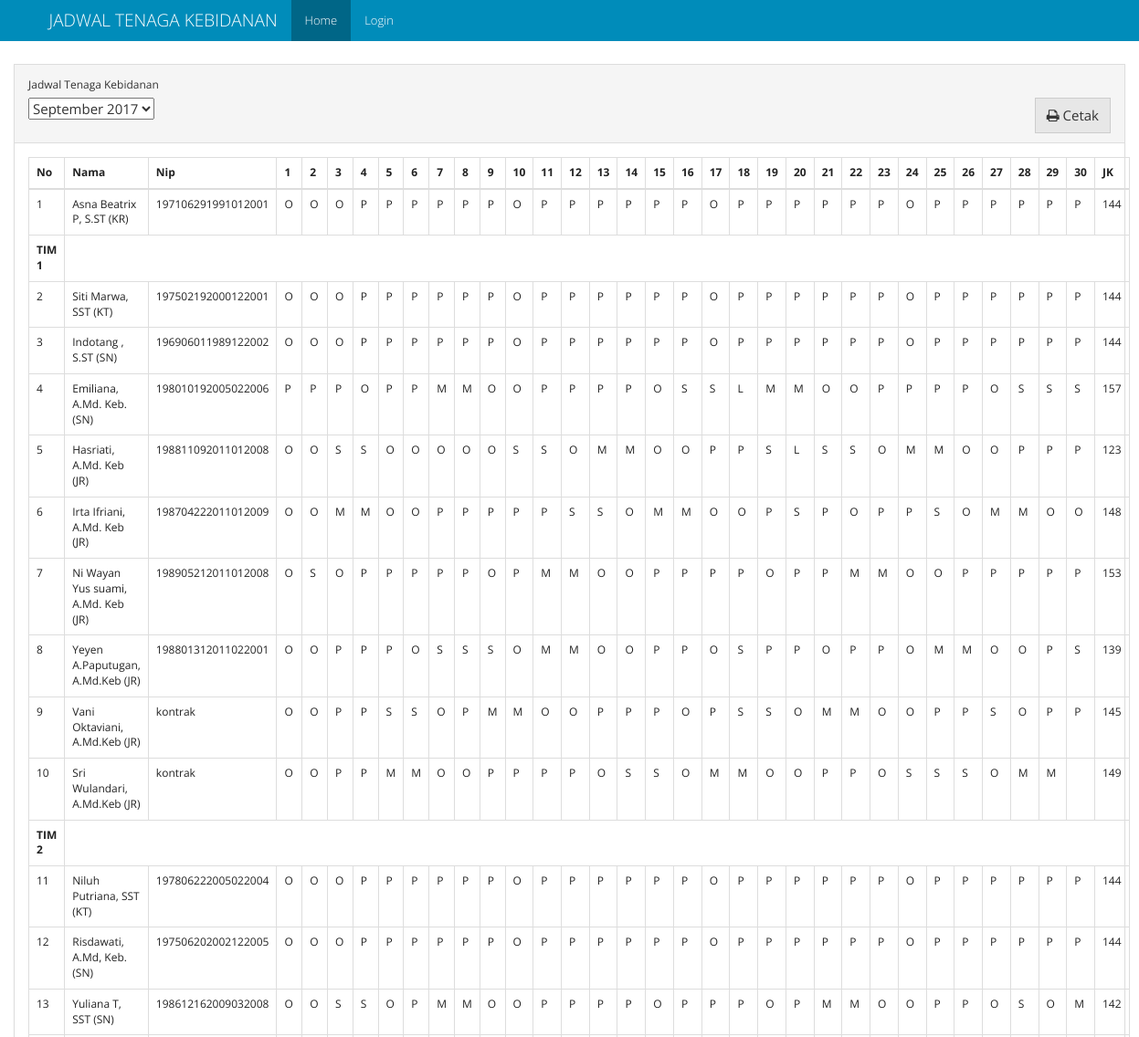
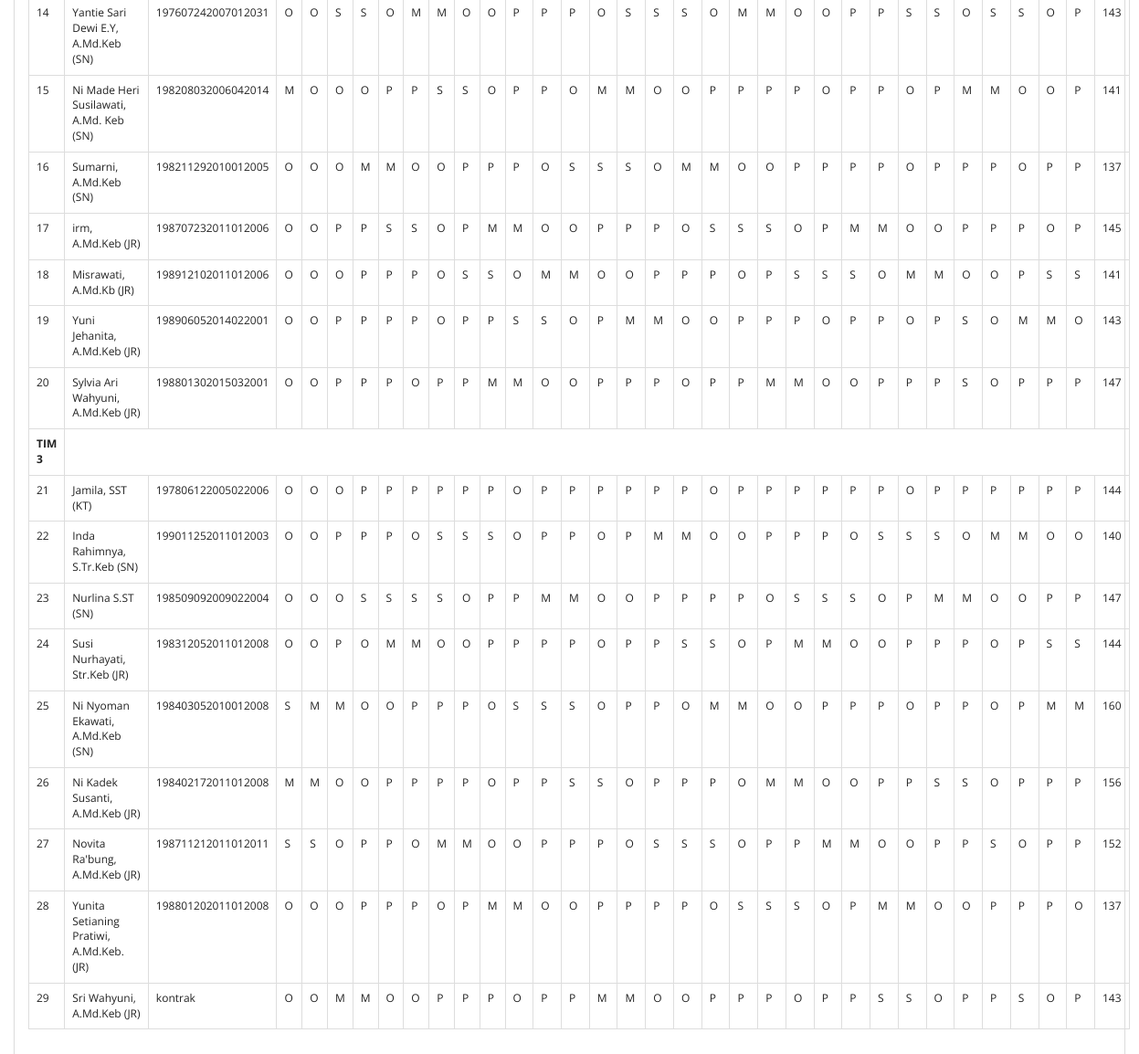
The page / on the database its author committed (2 pictures, top to bottom).
### models.py (models this page shows, shortened)
class Schedules(db.Model):
    id = db.Column(db.Integer, primary_key=True)
    periode_id = db.Column(db.Integer, db.ForeignKey("periode.id"), nullable=False)
    bidan_id = db.Column(db.Integer, db.ForeignKey("bidan.id", ondelete='SET NULL'), nullable=True)
    shift = db.Column(db.Text, default="", nullable=True)
    rest_shift = db.Column(db.Text, default="CLEAR", nullable=True)
    name = db.Column(db.String(50), nullable=True)
    nip = db.Column(db.String(20), nullable=True)
    officer = db.Column(db.String(20), nullable=True)
    tim = db.Column(db.String(10), nullable=True)

### views.py (the view)
@app.route("/", methods=['GET', 'POST'])
def homepage():
    table_query = Schedules.query \
        .join(Periode) \
        .add_columns(Schedules.id.label("schedule_id"), Schedules.officer, Schedules.nip, Schedules.name, Schedules.shift, Schedules.rest_shift, Schedules.tim, Periode.id, Periode.periode)
    table_periode = table_query.order_by(Periode.periode.desc()).group_by(Periode.periode).all()
    list_periode = []
    for periode in table_periode:
        pr = {}
        pr["id"] = periode.periode.strftime("%Y-%m-%d")
        pr["periode"] = periode.periode.strftime("%B %Y")
        list_periode.append(pr)
    if request.method == 'POST':
        periode_periode = request.form["select-periode"]
    else:
        periode_periode = list_periode[0]["id"]
    periode_split = periode_periode.split("-")
    periode_date = datetime.date(int(periode_split[0]), int(periode_split[1]), 1)
    days = calendar.monthrange(periode_date.year, periode_date.month)[1]
    kt = [shift_list(table_query.filter((Schedules.officer == "KT") & (Schedules.tim == "tim1")).filter(Periode.periode == periode_date).all()),
          shift_list(table_query.filter((Schedules.officer == "KT") & (Schedules.tim == "tim2")).filter(Periode.periode == periode_date).all()),
          shift_list(table_query.filter((Schedules.officer == "KT") & (Schedules.tim == "tim3")).filter(Periode.periode == periode_date).all())]
    tim = [shift_list(table_query.filter((Schedules.tim == "tim1") & (Schedules.officer != "KT")).filter(Periode.periode == periode_date).order_by(Schedules.bidan_id.asc()).all()),
           shift_list(table_query.filter((Schedules.tim == "tim2") & (Schedules.officer != "KT")).filter(Periode.periode == periode_date).order_by(Schedules.bidan_id.asc()).all()),
           shift_list(table_query.filter((Schedules.tim == "tim3") & (Schedules.officer != "KT")).filter(Periode.periode == periode_date).order_by(Schedules.bidan_id.asc()).all())]
    periode_schedule = {"kr": shift_list(table_query.filter(Schedules.officer == "KR").filter(Periode.periode == periode_date).all()),
                        "kt": kt, "tim": tim}
    return render_template('home.html', periode=list_periode, table=periode_schedule, periode_value=periode_periode, days=days)

### app.py (called while the page is built)
@app.before_request
def _before_request():
    g.user = current_user

### views.py (called while the page is built)
def shift_list(obj):
    new_obj = []
    for result in obj:
        temp_obj = {}
        temp_obj["id"] = result.id
        temp_obj["name"] = result.name
        temp_obj["officer"] = result.officer
        temp_obj["tim"] = result.tim
        temp_obj["nip"] = result.nip
        shift = ''.join(result.shift.split())
        if shift != "" and shift != "CLEAR":
            temp_obj["shift"] = result.shift.split(",")
        else:
            temp_obj["shift"] = None
        rest_shift = ''.join(result.rest_shift.split())
        if rest_shift != "" and rest_shift != "CLEAR":
            temp_obj["rest_shift"] = result.rest_shift.split(",")
        else:
            temp_obj["rest_shift"] = None
        temp_obj['total_jam_kerja'] = get_hours_total(temp_obj)
        temp_obj["schedule_id"] = result.schedule_id
        new_obj.append(temp_obj)
    return new_obj

### templates/home.html (shortened to what this page needs)
{% extends "base.html" %}
{% from "macro/shift_element.html" import shift_element %}
{% block class_container %}container-fluid{% endblock %}
{% block nav_home %} active {% endblock %}
{%  block content %}
<div class="panel panel-default">
		  <div class="panel-heading">
		  	  <div class="form-group">
		    <label for="select-periode">Jadwal Tenaga Kebidanan</label>
				  <form action="/" id="form-periode" class="form form-inline" method="post">
					  <select  name="select-periode" id="select-periode">
						{% for pr in periode %}
							<option value="{{pr['id']}}">{{pr['periode']}}</option>
						{% endfor %}
					  </select>
                      <button id="cetak-jadwal" class="btn btn-default pull-right"> <i class="fa fa-print" aria-hidden="true"></i>  Cetak</button>
				  </form>
		  </div>
		  </div>
		  <div class="panel-body">
                <table class="table table-bordered table-responsive">
                  <thead>
                    <tr>
                      <th>No</th>
                      <th>Nama</th>
                      <th>Nip</th>
                      {% for i in range(days) %}
                        <th>{{loop.index}}</th>
                      {% endfor %}
                        <th>JK</th>
                    </tr>
                  </thead>
                  <tbody>
                    <tr>
                      <td class="table-number">-</td>
                      {% for table in table['kr'] %}
                          <td>{{ table.name }} ({{table.officer}})</td>
                          <td>{{ table.nip|default('<unknown>', True) }}</td>
                          {{ shift_element(table,days) }}
                        <td>{{ table.total_jam_kerja}}</td>
                      {% endfor %}
                    </tr>
                    {% for i in range(0, (table['kt']) | length) %}
                        <tr>
                          <td><strong>TIM {{ loop.index }}</strong></td>
                        </tr>
                        <tr>
                          <td class="table-number">-</td>
                          {% for table in table['kt'][i] %}
                              <td>{{ table.name }} ({{table.officer}})</td>
                              <td>{{ table.nip|default('<unknown>', True) }}</td>
                              {{ shift_element(table,days) }}
                            <td>{{ table.total_jam_kerja}}</td>
                          {% endfor %}
                        </tr>
                        {% for table in table['tim'][i] %}
                          <tr>
                              <td class="table-number">-</td>
                              <td>{{ table.name }} ({{table.officer}})</td>
                              <td>{{ table.nip|default('<unknown>', True) }}</td>
                              {{ shift_element(table,days) }}
                              <td>{{ table.total_jam_kerja}}</td>
                          </tr>
                        {% endfor %}
                    {% endfor %}
                  </tbody>
                </table>
		  </div>
		</div>
{% endblock %}

### templates/base.html (shortened to what this page needs)
<!DOCTYPE html>
<html lang="en">
<head>
    <link rel="stylesheet" href="{{ url_for('static', filename='css/bootstrap.min.css')}}">
    <link rel="stylesheet" href="{{ url_for('static', filename='css/font-awesome.css')}}">
</head>
<body>
<nav class="navbar navbar-inverse navbar-fixed-top">
    <div class="container">
        <div class="navbar-header">
            <a class="navbar-brand" href="#">{% block branding %}JADWAL TENAGA KEBIDANAN{% endblock %}</a>
        </div>
        <div id="navbar" class="collapse navbar-collapse">
            <ul class="nav navbar-nav">
                <li class="{% block nav_home %}{% endblock %}"><a href="{{ url_for('homepage') }}">Home</a></li>
                {% if g.user.is_authenticated %}
                    <li class="{% block nav_penjadwalan %}{% endblock %}"><a href="{{ url_for('penjadwalan') }}">Penjadwalan</a></li>
                    <li class="{% block nav_setting %}{% endblock %}"><a href="{{ url_for('setting') }}">Pengaturan Proses</a></li>
                    <li class=""><a href="/admin/">Admin</a></li>
                    <li><a href="{{ url_for('logout') }}">Logout</a></li>
                {% else %}
                    <li class="{% block nav_login %}{% endblock %}"><a href="{{ url_for('login') }}">Login</a></li>
                {% endif %}
            </ul>
        </div>
    </div>
</nav>
<div class="{% block class_container %}container{% endblock %}" style="margin-top: 70px;">
    {% block content %}
    {% endblock %}
</div>
</body>
</html>

### templates/macro/shift_element.html
{% macro shift_element(table,days) %}
  {% if table.rest_shift %}
    {% for i in range(days) %}
        {% if table.rest_shift[i] != '-' %}
            <td><strong>{{ table.rest_shift[i] }}</strong></td>
        {% else %}
            {% if table.shift %}
                <td>{{ table.shift[i] }}</td>
            {% else %}
                <td><strong>-</strong></td>
            {% endif %}
        {% endif %}
    {% endfor %}
  {% elif table.shift %}
    {% for i in range(days) %}
        <td>{{ table.shift[i] }}</td>
    {% endfor %}
  {% else %}
    {% for i in range(days) %}
        <td>-</td>
    {% endfor %}
  {% endif %}
{% endmacro %}

### rows shown on the page
Schedules: name "Asna Beatrix P, S.ST", officer "KR", nip "197106291991012001", shift "O" "O" "O" "P" "P" "P" "P" "P" "P" "O" "P" "P" "P" "P" "P" "P" "O" "P" "P" "P" "P" "P" "P" "O" "P" "P" "P" "P" "P" "P", total_jam_kerja "144"
Schedules: name "Siti Marwa, SST", officer "KT", nip "197502192000122001", shift "O" "O" "O" "P" "P" "P" "P" "P" "P" "O" "P" "P" "P" "P" "P" "P" "O" "P" "P" "P" "P" "P" "P" "O" "P" "P" "P" "P" "P" "P", total_jam_kerja "144"
Schedules: name "Indotang , S.ST", officer "SN", nip "196906011989122002", shift "O" "O" "O" "P" "P" "P" "P" "P" "P" "O" "P" "P" "P" "P" "P" "P" "O" "P" "P" "P" "P" "P" "P" "O" "P" "P" "P" "P" "P" "P", total_jam_kerja "144"
Schedules: name "Emiliana, A.Md. Keb.", officer "SN", nip "198010192005022006", shift "P" "P" "P" "O" "P" "P" "M" "M" "O" "O" "P" "P" "P" "P" "O" "S" "S" "L" "M" "M" "O" "O" "P" "P" "P" "P" "O" "S" "S" "S", total_jam_kerja "157"
Schedules: name "Hasriati, A.Md. Keb", officer "JR", nip "198811092011012008", shift "O" "O" "S" "S" "O" "O" "O" "O" "O" "S" "S" "O" "M" "M" "O" "O" "P" "P" "S" "L" "S" "S" "O" "M" "M" "O" "O" "P" "P" "P", total_jam_kerja "123"
Schedules: name "Irta Ifriani, A.Md. Keb", officer "JR", nip "198704222011012009", shift "O" "O" "M" "M" "O" "O" "P" "P" "P" "P" "P" "S" "S" "O" "M" "M" "O" "O" "P" "S" "P" "O" "P" "P" "S" "O" "M" "M" "O" "O", total_jam_kerja "148"
Schedules: name "Ni Wayan Yus suami, A.Md. Keb", officer "JR", nip "198905212011012008", shift "O" "S" "O" "P" "P" "P" "P" "P" "O" "P" "M" "M" "O" "O" "P" "P" "P" "P" "O" "P" "P" "M" "M" "O" "O" "P" "P" "P" "P" "P", total_jam_kerja "153"
Schedules: name "Yeyen A.Paputugan, A.Md.Keb", officer "JR", nip "198801312011022001", shift "O" "O" "P" "P" "P" "O" "S" "S" "S" "O" "M" "M" "O" "O" "P" "P" "O" "S" "P" "P" "O" "P" "P" "O" "M" "M" "O" "O" "P" "S", total_jam_kerja "139"
Schedules: name "Vani Oktaviani, A.Md.Keb", officer "JR", nip "kontrak", shift "O" "O" "P" "P" "S" "S" "O" "P" "M" "M" "O" "O" "P" "P" "P" "O" "P" "S" "S" "O" "M" "M" "O" "O" "P" "P" "S" "O" "P" "P", total_jam_kerja "145"
Schedules: name "Sri Wulandari, A.Md.Keb", officer "JR", nip "kontrak", shift "O" "O" "P" "P" "M" "M" "O" "O" "P" "P" "P" "P" "O" "S" "S" "O" "M" "M" "O" "O" "P" "P" "O" "S" "S" "S" "O" "M" "M", total_jam_kerja "149"
Schedules: name "Niluh Putriana, SST", officer "KT", nip "197806222005022004", shift "O" "O" "O" "P" "P" "P" "P" "P" "P" "O" "P" "P" "P" "P" "P" "P" "O" "P" "P" "P" "P" "P" "P" "O" "P" "P" "P" "P" "P" "P", total_jam_kerja "144"
Schedules: name "Risdawati, A.Md, Keb.", officer "SN", nip "197506202002122005", shift "O" "O" "O" "P" "P" "P" "P" "P" "P" "O" "P" "P" "P" "P" "P" "P" "O" "P" "P" "P" "P" "P" "P" "O" "P" "P" "P" "P" "P" "P", total_jam_kerja "144"
Schedules: name "Yuliana T, SST", officer "SN", nip "198612162009032008", shift "O" "O" "S" "S" "O" "P" "M" "M" "O" "O" "P" "P" "P" "P" "O" "P" "P" "P" "O" "P" "M" "M" "O" "O" "P" "P" "O" "S" "O" "M", total_jam_kerja "142"
Schedules: name "Yantie Sari Dewi E.Y, A.Md.Keb", officer "SN", nip "197607242007012031", shift "O" "O" "S" "S" "O" "M" "M" "O" "O" "P" "P" "P" "O" "S" "S" "S" "O" "M" "M" "O" "O" "P" "P" "S" "S" "O" "S" "S" "O" "P", total_jam_kerja "143"
Schedules: name "Ni Made Heri Susilawati, A.Md. Keb", officer "SN", nip "198208032006042014", shift "M" "O" "O" "O" "P" "P" "S" "S" "O" "P" "P" "O" "M" "M" "O" "O" "P" "P" "P" "P" "O" "P" "P" "O" "P" "M" "M" "O" "O" "P", total_jam_kerja "141"
Schedules: name "Sumarni, A.Md.Keb", officer "SN", nip "198211292010012005", shift "O" "O" "O" "M" "M" "O" "O" "P" "P" "P" "O" "S" "S" "S" "O" "M" "M" "O" "O" "P" "P" "P" "P" "O" "P" "P" "P" "O" "P" "P", total_jam_kerja "137"
Schedules: name "irm, A.Md.Keb", officer "JR", nip "198707232011012006", shift "O" "O" "P" "P" "S" "S" "O" "P" "M" "M" "O" "O" "P" "P" "P" "O" "S" "S" "S" "O" "P" "M" "M" "O" "O" "P" "P" "P" "O" "P", total_jam_kerja "145"
Schedules: name "Misrawati, A.Md.Kb", officer "JR", nip "198912102011012006", shift "O" "O" "O" "P" "P" "P" "O" "S" "S" "O" "M" "M" "O" "O" "P" "P" "P" "O" "P" "S" "S" "S" "O" "M" "M" "O" "O" "P" "S" "S", total_jam_kerja "141"
Schedules: name "Yuni Jehanita, A.Md.Keb", officer "JR", nip "198906052014022001", shift "O" "O" "P" "P" "P" "P" "O" "P" "P" "S" "S" "O" "P" "M" "M" "O" "O" "P" "P" "P" "O" "P" "P" "O" "P" "S" "O" "M" "M" "O", total_jam_kerja "143"
Schedules: name "Sylvia Ari Wahyuni, A.Md.Keb", officer "JR", nip "198801302015032001", shift "O" "O" "P" "P" "P" "O" "P" "P" "M" "M" "O" "O" "P" "P" "P" "O" "P" "P" "M" "M" "O" "O" "P" "P" "P" "S" "O" "P" "P" "P", total_jam_kerja "147"
Schedules: name "Jamila, SST", officer "KT", nip "197806122005022006", shift "O" "O" "O" "P" "P" "P" "P" "P" "P" "O" "P" "P" "P" "P" "P" "P" "O" "P" "P" "P" "P" "P" "P" "O" "P" "P" "P" "P" "P" "P", total_jam_kerja "144"
Schedules: name "Inda Rahimnya, S.Tr.Keb", officer "SN", nip "199011252011012003", shift "O" "O" "P" "P" "P" "O" "S" "S" "S" "O" "P" "P" "O" "P" "M" "M" "O" "O" "P" "P" "P" "O" "S" "S" "S" "O" "M" "M" "O" "O", total_jam_kerja "140"
Schedules: name "Nurlina S.ST", officer "SN", nip "198509092009022004", shift "O" "O" "O" "S" "S" "S" "S" "O" "P" "P" "M" "M" "O" "O" "P" "P" "P" "P" "O" "S" "S" "S" "O" "P" "M" "M" "O" "O" "P" "P", total_jam_kerja "147"
Schedules: name "Susi Nurhayati, Str.Keb", officer "JR", nip "198312052011012008", shift "O" "O" "P" "O" "M" "M" "O" "O" "P" "P" "P" "P" "O" "P" "P" "S" "S" "O" "P" "M" "M" "O" "O" "P" "P" "P" "O" "P" "S" "S", total_jam_kerja "144"
Schedules: name "Ni Nyoman Ekawati, A.Md.Keb", officer "SN", nip "198403052010012008", shift "S" "M" "M" "O" "O" "P" "P" "P" "O" "S" "S" "S" "O" "P" "P" "O" "M" "M" "O" "O" "P" "P" "P" "O" "P" "P" "O" "P" "M" "M", total_jam_kerja "160"
Schedules: name "Ni Kadek Susanti, A.Md.Keb", officer "JR", nip "198402172011012008", shift "M" "M" "O" "O" "P" "P" "P" "P" "O" "P" "P" "S" "S" "O" "P" "P" "P" "O" "M" "M" "O" "O" "P" "P" "S" "S" "O" "P" "P" "P", total_jam_kerja "156"
Schedules: name "Novita Ra'bung, A.Md.Keb", officer "JR", nip "198711212011012011", shift "S" "S" "O" "P" "P" "O" "M" "M" "O" "O" "P" "P" "P" "O" "S" "S" "S" "O" "P" "P" "M" "M" "O" "O" "P" "P" "S" "O" "P" "P", total_jam_kerja "152"
Schedules: name "Yunita Setianing Pratiwi, A.Md.Keb.", officer "JR", nip "198801202011012008", shift "O" "O" "O" "P" "P" "P" "O" "P" "M" "M" "O" "O" "P" "P" "P" "P" "O" "S" "S" "S" "O" "P" "M" "M" "O" "O" "P" "P" "P" "O", total_jam_kerja "137"
Schedules: name "Sri Wahyuni, A.Md.Keb", officer "JR", nip "kontrak", shift "O" "O" "M" "M" "O" "O" "P" "P" "P" "O" "P" "P" "M" "M" "O" "O" "P" "P" "P" "O" "P" "P" "S" "S" "O" "P" "P" "S" "O" "P", total_jam_kerja "143"

### other values the page prints
form field select-periode "September 2017"
